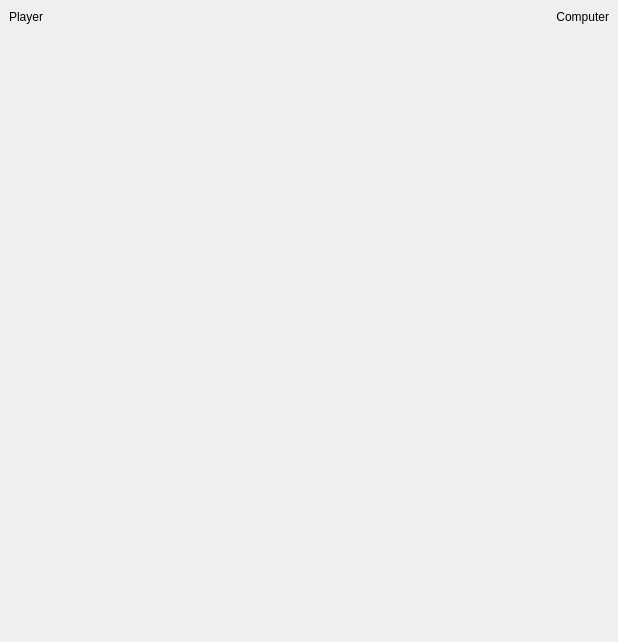
<?xml version="1.0" encoding="UTF-8"?>
<ui version="4.0">
 <class>SinglePlayer</class>
 <widget class="QMainWindow" name="SinglePlayer">
  <property name="geometry">
   <rect>
    <x>0</x>
    <y>0</y>
    <width>618</width>
    <height>642</height>
   </rect>
  </property>
  <property name="sizePolicy">
   <sizepolicy hsizetype="Fixed" vsizetype="Fixed">
    <horstretch>0</horstretch>
    <verstretch>0</verstretch>
   </sizepolicy>
  </property>
  <property name="maximumSize">
   <size>
    <width>618</width>
    <height>642</height>
   </size>
  </property>
  <property name="baseSize">
   <size>
    <width>800</width>
    <height>800</height>
   </size>
  </property>
  <property name="windowTitle">
   <string>Chess5 </string>
  </property>
  <widget class="QWidget" name="centralwidget">
   <layout class="QVBoxLayout" name="verticalLayout">
    <item>
     <layout class="QHBoxLayout" name="horizontalLayout">
      <item>
       <widget class="QLabel" name="player1">
        <property name="sizePolicy">
         <sizepolicy hsizetype="Preferred" vsizetype="Maximum">
          <horstretch>0</horstretch>
          <verstretch>0</verstretch>
         </sizepolicy>
        </property>
        <property name="text">
         <string>Player</string>
        </property>
       </widget>
      </item>
      <item>
       <widget class="QLabel" name="player2">
        <property name="sizePolicy">
         <sizepolicy hsizetype="Preferred" vsizetype="Maximum">
          <horstretch>0</horstretch>
          <verstretch>0</verstretch>
         </sizepolicy>
        </property>
        <property name="text">
         <string>Computer</string>
        </property>
        <property name="alignment">
         <set>Qt::AlignRight|Qt::AlignTrailing|Qt::AlignVCenter</set>
        </property>
       </widget>
      </item>
     </layout>
    </item>
    <item>
     <widget class="BoardWidget" name="board" native="true">
      <property name="sizePolicy">
       <sizepolicy hsizetype="Fixed" vsizetype="Fixed">
        <horstretch>0</horstretch>
        <verstretch>0</verstretch>
       </sizepolicy>
      </property>
      <property name="minimumSize">
       <size>
        <width>600</width>
        <height>600</height>
       </size>
      </property>
      <property name="maximumSize">
       <size>
        <width>600</width>
        <height>600</height>
       </size>
      </property>
      <property name="baseSize">
       <size>
        <width>600</width>
        <height>600</height>
       </size>
      </property>
     </widget>
    </item>
   </layout>
  </widget>
 </widget>
 <customwidgets>
  <customwidget>
   <class>BoardWidget</class>
   <extends>QWidget</extends>
   <header>boardwidget.h</header>
   <container>1</container>
  </customwidget>
 </customwidgets>
 <resources/>
 <connections/>
</ui>
